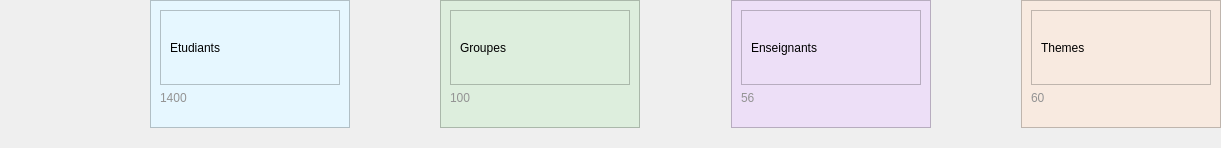
          <widget class="QWidget" name="card_frame2" native="true">
           <property name="geometry">
            <rect>
             <x>19</x>
             <y>50</y>
             <width>1221</width>
             <height>148</height>
            </rect>
           </property>
           <property name="styleSheet">
            <string notr="true">QFrame {
background-color: #fefeff;
border-raidus: 10px;
}
</string>
           </property>
           <layout class="QHBoxLayout" name="horizontalLayout_4" stretch="0,0,0,0,0,0,0">
            <property name="spacing">
             <number>10</number>
            </property>
            <property name="leftMargin">
             <number>150</number>
            </property>
            <property name="topMargin">
             <number>0</number>
            </property>
            <property name="rightMargin">
             <number>0</number>
            </property>
            <property name="bottomMargin">
             <number>20</number>
            </property>
            <item>
             <widget class="QFrame" name="card2_1">
              <property name="minimumSize">
               <size>
                <width>200</width>
                <height>2</height>
               </size>
              </property>
              <property name="styleSheet">
               <string notr="true">background-color:rgb(230, 247, 255)</string>
              </property>
              <property name="frameShape">
               <enum>QFrame::Shape::StyledPanel</enum>
              </property>
              <property name="frameShadow">
               <enum>QFrame::Shadow::Raised</enum>
              </property>
              <layout class="QVBoxLayout" name="verticalLayout_6">
               <item alignment="Qt::AlignmentFlag::AlignTop">
                <widget class="QFrame" name="frame_etudiant_2_1">
                 <property name="frameShape">
                  <enum>QFrame::Shape::StyledPanel</enum>
                 </property>
                 <property name="frameShadow">
                  <enum>QFrame::Shadow::Raised</enum>
                 </property>
                 <layout class="QHBoxLayout" name="horizontalLayout_8">
                  <item>
                   <widget class="QLabel" name="label">
                    <property name="styleSheet">
                     <string notr="true">color: black;
font: 600 14pt &quot;Segoe UI&quot;;</string>
                    </property>
                    <property name="text">
                     <string>Etudiants</string>
                    </property>
                   </widget>
                  </item>
                  <item>
                   <widget class="QLabel" name="lbl_total_etudiants">
                    <property name="minimumSize">
                     <size>
                      <width>55</width>
                      <height>55</height>
                     </size>
                    </property>
                    <property name="maximumSize">
                     <size>
                      <width>55</width>
                      <height>55</height>
                     </size>
                    </property>
                    <property name="text">
                     <string/>
                    </property>
                    <property name="pixmap">
                     <pixmap resource="icones.qrc">:/nav/icone/etudiant 1.png</pixmap>
                    </property>
                    <property name="scaledContents">
                     <bool>true</bool>
                    </property>
                   </widget>
                  </item>
                 </layout>
                </widget>
               </item>
               <item alignment="Qt::AlignmentFlag::AlignTop">
                <widget class="QLabel" name="label_3">
                 <property name="minimumSize">
                  <size>
                   <width>160</width>
                   <height>0</height>
                  </size>
                 </property>
                 <property name="styleSheet">
                  <string notr="true">color: rgb(147, 147, 147);
font: bold 600 14pt &quot;Segoe UI&quot;;</string>
                 </property>
                 <property name="text">
                  <string>1400</string>
                 </property>
                </widget>
               </item>
              </layout>
             </widget>
            </item>
            <item>
             <spacer name="horizontalSpacer_3">
              <property name="orientation">
               <enum>Qt::Orientation::Horizontal</enum>
              </property>
              <property name="sizeHint" stdset="0">
               <size>
                <width>40</width>
                <height>20</height>
               </size>
              </property>
             </spacer>
            </item>
            <item>
             <widget class="QFrame" name="card2_2">
              <property name="minimumSize">
               <size>
                <width>200</width>
                <height>0</height>
               </size>
              </property>
              <property name="styleSheet">
               <string notr="true">background-color:rgb(221, 238, 221)</string>
              </property>
              <property name="frameShape">
               <enum>QFrame::Shape::StyledPanel</enum>
              </property>
              <property name="frameShadow">
               <enum>QFrame::Shadow::Raised</enum>
              </property>
              <layout class="QVBoxLayout" name="verticalLayout_7">
               <item>
                <widget class="QFrame" name="frame_groupe_2_2">
                 <property name="frameShape">
                  <enum>QFrame::Shape::StyledPanel</enum>
                 </property>
                 <property name="frameShadow">
                  <enum>QFrame::Shadow::Raised</enum>
                 </property>
                 <layout class="QHBoxLayout" name="horizontalLayout_9">
                  <item>
                   <widget class="QLabel" name="label_4">
                    <property name="styleSheet">
                     <string notr="true">color: black;
font: 600 14pt &quot;Segoe UI&quot;;</string>
                    </property>
                    <property name="text">
                     <string>Groupes</string>
                    </property>
                   </widget>
                  </item>
                  <item>
                   <widget class="QLabel" name="label_5">
                    <property name="minimumSize">
                     <size>
                      <width>55</width>
                      <height>55</height>
                     </size>
                    </property>
                    <property name="maximumSize">
                     <size>
                      <width>55</width>
                      <height>55</height>
                     </size>
                    </property>
                    <property name="text">
                     <string/>
                    </property>
                    <property name="pixmap">
                     <pixmap resource="icones.qrc">:/nav/icone/groupe 1.png</pixmap>
                    </property>
                    <property name="scaledContents">
                     <bool>true</bool>
                    </property>
                   </widget>
                  </item>
                 </layout>
                </widget>
               </item>
               <item alignment="Qt::AlignmentFlag::AlignTop">
                <widget class="QLabel" name="lbl_total_groupes">
                 <property name="styleSheet">
                  <string notr="true">color: rgb(147, 147, 147);
font: 600 14pt &quot;Segoe UI&quot;;</string>
                 </property>
                 <property name="text">
                  <string>100</string>
                 </property>
                </widget>
               </item>
              </layout>
             </widget>
            </item>
            <item>
             <spacer name="horizontalSpacer_4">
              <property name="orientation">
               <enum>Qt::Orientation::Horizontal</enum>
              </property>
              <property name="sizeHint" stdset="0">
               <size>
                <width>40</width>
                <height>20</height>
               </size>
              </property>
             </spacer>
            </item>
            <item>
             <widget class="QFrame" name="card2_3">
              <property name="minimumSize">
               <size>
                <width>200</width>
                <height>0</height>
               </size>
              </property>
              <property name="styleSheet">
               <string notr="true">background-color: rgb(237, 223, 247);</string>
              </property>
              <property name="frameShape">
               <enum>QFrame::Shape::StyledPanel</enum>
              </property>
              <property name="frameShadow">
               <enum>QFrame::Shadow::Raised</enum>
              </property>
              <layout class="QVBoxLayout" name="verticalLayout_8">
               <item>
                <widget class="QFrame" name="frame_enseignant_2_3">
                 <property name="frameShape">
                  <enum>QFrame::Shape::StyledPanel</enum>
                 </property>
                 <property name="frameShadow">
                  <enum>QFrame::Shadow::Raised</enum>
                 </property>
                 <layout class="QHBoxLayout" name="horizontalLayout_10">
                  <item>
                   <widget class="QLabel" name="label_7">
                    <property name="styleSheet">
                     <string notr="true">color: black;
font: 600 14pt &quot;Segoe UI&quot;;</string>
                    </property>
                    <property name="text">
                     <string>Enseignants</string>
                    </property>
                   </widget>
                  </item>
                  <item>
                   <widget class="QLabel" name="label_8">
                    <property name="minimumSize">
                     <size>
                      <width>55</width>
                      <height>55</height>
                     </size>
                    </property>
                    <property name="maximumSize">
                     <size>
                      <width>55</width>
                      <height>55</height>
                     </size>
                    </property>
                    <property name="text">
                     <string/>
                    </property>
                    <property name="pixmap">
                     <pixmap resource="icones.qrc">:/nav/icone/encadreur 1.png</pixmap>
                    </property>
                    <property name="scaledContents">
                     <bool>true</bool>
                    </property>
                   </widget>
                  </item>
                 </layout>
                </widget>
               </item>
               <item alignment="Qt::AlignmentFlag::AlignTop">
                <widget class="QLabel" name="lbl_total_enseignants">
                 <property name="styleSheet">
                  <string notr="true">color: rgb(147, 147, 147);
font: 600 14pt &quot;Segoe UI&quot;;</string>
                 </property>
                 <property name="text">
                  <string>56</string>
                 </property>
                </widget>
               </item>
              </layout>
             </widget>
            </item>
            <item>
             <spacer name="horizontalSpacer_5">
              <property name="orientation">
               <enum>Qt::Orientation::Horizontal</enum>
              </property>
              <property name="sizeHint" stdset="0">
               <size>
                <width>40</width>
                <height>20</height>
               </size>
              </property>
             </spacer>
            </item>
            <item>
             <widget class="QFrame" name="card2_4">
              <property name="minimumSize">
               <size>
                <width>200</width>
                <height>0</height>
               </size>
              </property>
              <property name="styleSheet">
               <string notr="true">background-color: rgb(248, 234, 224);</string>
              </property>
              <property name="frameShape">
               <enum>QFrame::Shape::StyledPanel</enum>
              </property>
              <property name="frameShadow">
               <enum>QFrame::Shadow::Raised</enum>
              </property>
              <layout class="QVBoxLayout" name="verticalLayout_9">
               <item>
                <widget class="QFrame" name="frame_theme_2_4">
                 <property name="frameShape">
                  <enum>QFrame::Shape::StyledPanel</enum>
                 </property>
                 <property name="frameShadow">
                  <enum>QFrame::Shadow::Raised</enum>
                 </property>
                 <layout class="QHBoxLayout" name="horizontalLayout_11">
                  <item>
                   <widget class="QLabel" name="label_10">
                    <property name="styleSheet">
                     <string notr="true">color: black;
font: 600 14pt &quot;Segoe UI&quot;;</string>
                    </property>
                    <property name="text">
                     <string>Themes</string>
                    </property>
                   </widget>
                  </item>
                  <item>
                   <widget class="QLabel" name="label_11">
                    <property name="minimumSize">
                     <size>
                      <width>55</width>
                      <height>55</height>
                     </size>
                    </property>
                    <property name="maximumSize">
                     <size>
                      <width>55</width>
                      <height>55</height>
                     </size>
                    </property>
                    <property name="text">
                     <string/>
                    </property>
                    <property name="pixmap">
                     <pixmap resource="icones.qrc">:/nav/icone/theme 1.png</pixmap>
                    </property>
                    <property name="scaledContents">
                     <bool>true</bool>
                    </property>
                   </widget>
                  </item>
                 </layout>
                </widget>
               </item>
               <item alignment="Qt::AlignmentFlag::AlignTop">
                <widget class="QLabel" name="lbl_total_themes">
                 <property name="styleSheet">
                  <string notr="true">color: rgb(147, 147, 147);
font: 600 14pt &quot;Segoe UI&quot;;</string>
                 </property>
                 <property name="text">
                  <string>60</string>
                 </property>
                </widget>
               </item>
              </layout>
             </widget>
            </item>
           </layout>
          </widget>
